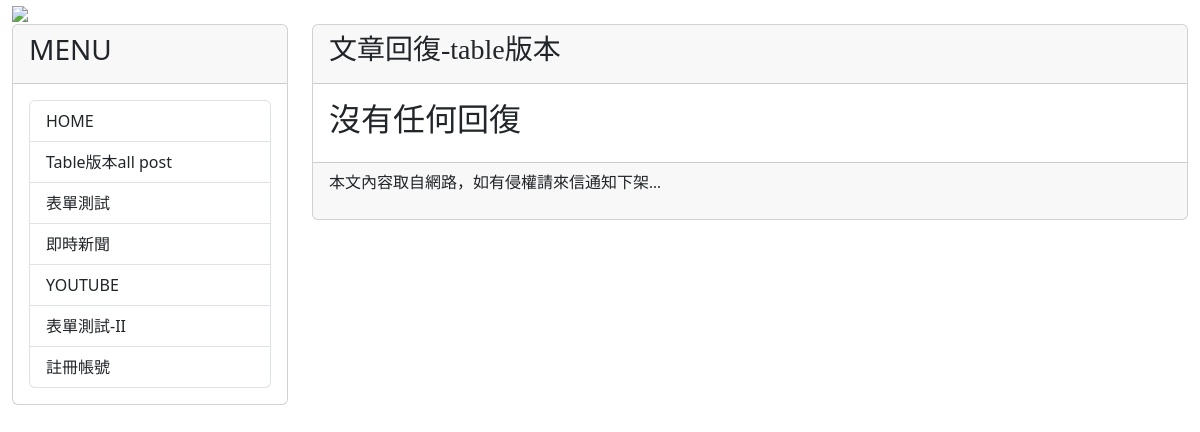
Page /post/5/comments on the earlier database version.
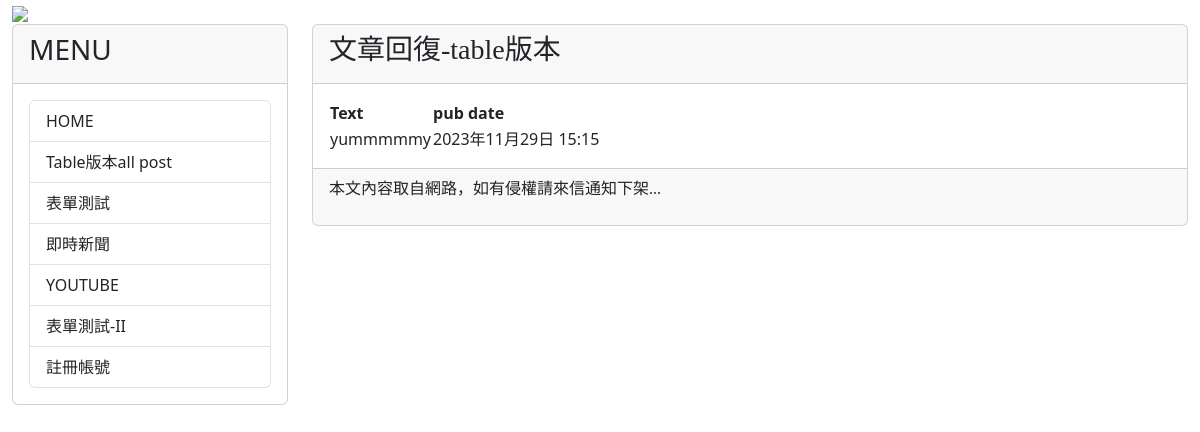
Same page on the later database version.
### mysite/models.py (models this page shows, shortened)
class Comment(models.Model):
    post=models.ForeignKey(Post, on_delete=models.CASCADE)
    text=models.CharField(max_length=200)
    pub_date=models.DateTimeField(auto_now_add=True)

### mysite/views.py (the view)
# urls.py: path('post/<int:post_id>/comments', mv.show_comments, name='show-comments'),
def show_comments(request,post_id):
    comments=Post.objects.get(id=post_id).comment_set.all()
    return render(request, 'comments.html', locals())

### mysite/templates/comments.html (shortened to what this page needs)
{% extends "base2.html" %}
{% block headmessage %}
<h3 style='font-family:標楷體;'>文章回復-table版本</a>
{% endblock headmessage %}
{% block content %}
{% for c in comments %}
{% if forloop.first %}
<table>
    <tr background='#cccccc'>
        <th>Text</th>
        <th>pub date</th>
    </tr>
{% endif %}
    <tr background='{% cycle "#ffccff" "#ccffcc" %}'>
        <td>{{ c.text }}</td>
        <td>{{ c.pub_date }}</td>
    </tr>
{% if forloop.last %}
</table>
{% endif %}
{% empty %}
<h2>沒有任何回復</h2>
{% endfor %}
{% endblock content %}

Differences in the rows shown:
added Comment: text "yummmmmy", pub_date "2023年11月29日 15:15"
Other differences:
text no longer shown: "沒有任何回復"
